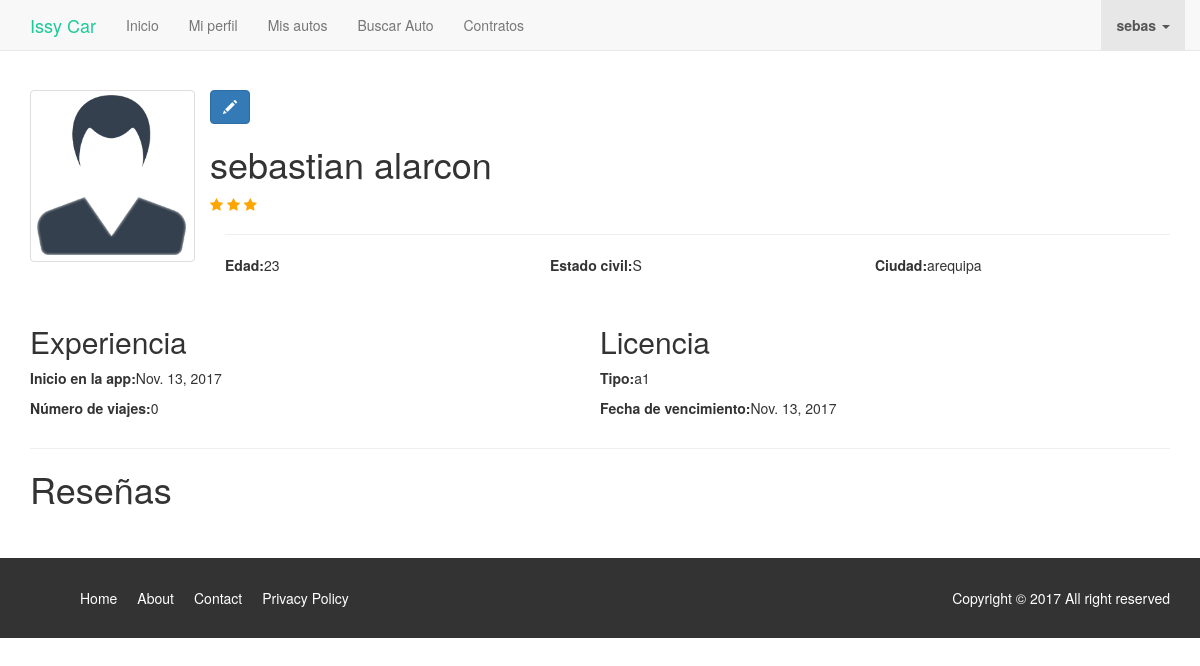
/conductor/conductor_info/ (signed in), run on an earlier commit of the app's database.
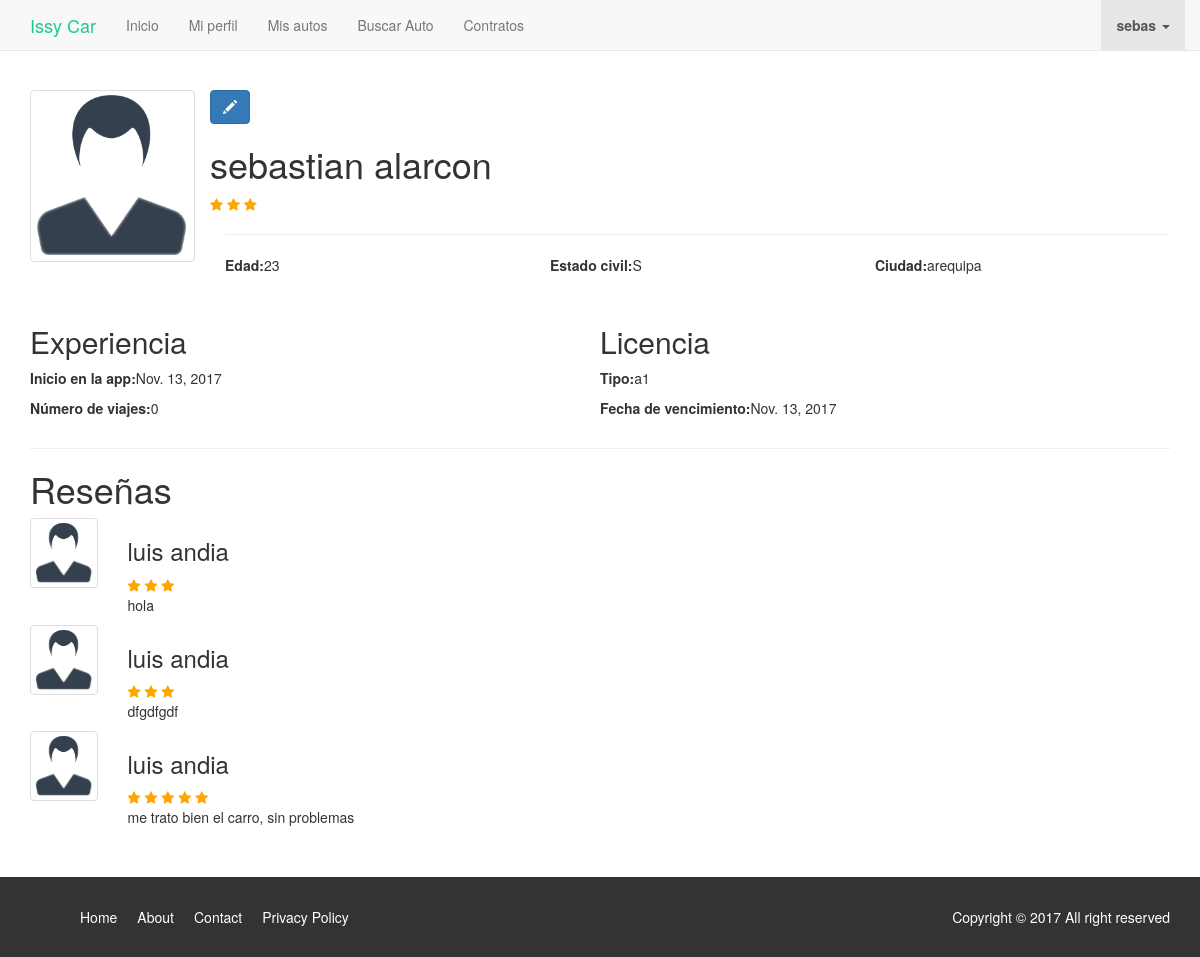
And on a later commit of the database.
### auto/models.py (models this page shows, shortened)
class Reviews(models.Model):
	contrato=models.ForeignKey(Contrato,null=True)
	comment = models.TextField(null=True)
	rating = models.IntegerField(null=False)

class Contrato(models.Model):
	User_alquila=models.ForeignKey("auth.User",null=True,related_name="user_alquila")
	User_contrata=models.ForeignKey("auth.User",null=True,related_name="user_contrata")
	auto =models.ForeignKey(Auto,null=True,related_name="auto_contrata")
	hired_status=models.CharField(max_length = 1, choices = HIRED_STATUS,
	null = False, default = HIRED_STATUS[0][0])

### conductor/models.py (models this page shows, shortened)
class Conductor(models.Model):
	user = models.OneToOneField("auth.User")
	nombre = models.CharField(max_length=264,blank=False,null=False)
	apellido = models.CharField(max_length=264,blank=False,null=False)
	estrellas = models.IntegerField(default=0,blank=False,null=False)
	estado = models.CharField(max_length=20)
	edad = models.IntegerField(blank=False,null=False)
	estado_civil = models.CharField(max_length = 1, choices = ESTADO_CIVIL, blank = False,
	null = False, default = ESTADO_CIVIL[0][0])
	ciudad = models.CharField(max_length=50,blank=False,null=False)
	inicio_app = models.DateField(default=datetime.date.today,blank=False,null=False)
	total_viajes = models.IntegerField(default=0,blank=False,null=False)
	tipo_licencia = models.CharField(max_length=8,blank=False,null=False)
	vencimiento_licencia = models.DateField(blank=False,null=False)
	telefono = models.IntegerField(blank=False,null=False)

### conductor/views.py (the view)
def ConductorInfo(request):
	try:
		conductor = Conductor.objects.get(user=request.user)
		reviews = Reviews.objects.filter(contrato__User_contrata=request.user)
		print (reviews)
	except Conductor.DoesNotExist:
		conductor =None
	return render(request,'conductor/conductor_info.html',{'conductor':conductor,'reviews':reviews})

### conductor/templates/conductor/conductor_info.html
{% extends "../base.html"%}
{% load staticfiles %}
{% block content %}
<section class="conductor-info">
    <div class="container">
        <div class="row">
            <div class="col-md-2">
                <img src="{% static 'img/icon-male.png' %}" class="img-thumbnail">
            </div>
            <div class="col-md-10">
                <div class="row">
                    {% if user.is_authenticated %}
                    {% if conductor %}
                    <a class="btn btn-primary" href="{% url 'conductor:perfil_edit' pk=user.conductor.id %}">
                        <span class="glyphicon glyphicon-pencil"></span>
                    </a>
                    {% else%}
                    <a class="btn btn-success" href="{% url 'conductor:perfil_crear' %}">
                        <span class="glyphicon glyphicon-pencil"></span>
                    </a>
                    {%endif%}
                    {% endif%}
                </div>
                <div class = "row">
                    <h1>{{conductor.nombre}} {{conductor.apellido}}</h1>
                </div>
                <div class = "row">
                    <span class="fa fa-star checked"></span>
                    <span class="fa fa-star checked"></span>
                    <span class="fa fa-star checked"></span>
                </div>
                <hr>
                <div class = "row">
                    <div class="col-md-4">
                      <p><strong>Edad:</strong>{{conductor.edad}}</p>
                  </div>
                  <div class="col-md-4">
                      <p><strong>Estado civil:</strong>{{conductor.estado_civil}}</p>
                  </div>
                  <div class="col-md-4">
                      <p><strong>Ciudad:</strong>{{conductor.ciudad}}</p>
                  </div>
              </div>
          </div>
      </div>
      <div class="row">
        <div class="col-md-6">
            <h2>Experiencia</h2>
            <p><strong>Inicio en la app:</strong>{{conductor.inicio_app}}</p>
            <p><strong>Número de viajes:</strong>{{conductor.total_viajes}}</p>
        </div>
        <div class="cold-md-6">
            <h2>Licencia</h2>
            <p><strong>Tipo:</strong>{{conductor.tipo_licencia}}</p>
            <p><strong>Fecha de vencimiento:</strong>{{conductor.vencimiento_licencia}}</p>
        </div>
    </div>
    <hr>
    <h1> Reseñas</h1>
{%for review in reviews %}
{% include "conductor/_review.html"%}
{%endfor%}
</section>
{% endblock %}

### conductor/templates/conductor/_review.html
{% load staticfiles%}
    <div class="row">
        <div class="col-md-1">
            <img src="{% static 'img/icon-male.png' %}" class="img-thumbnail">
        </div>
        <div class="col-md-11">
            <h3>{{review.contrato.User_alquila.conductor.nombre}} {{review.contrato.User_alquila.conductor.apellido}}</h3>
            {% for x in ""|ljust:review.rating %}
            <span class="fa fa-star checked"></span>
            {%endfor%}
            <p>{{review.comment}}</p>
        </div>
    </div>

What changed in the data, as far as the page shows it:
added Reviews: contrato.User_alquila.conductor.nombre "luis", contrato.User_alquila.conductor.apellido "andia", rating 3 (drawn), comment "hola"
added Reviews: contrato.User_alquila.conductor.nombre "luis", contrato.User_alquila.conductor.apellido "andia", rating 3 (drawn), comment "dfgdfgdf"
added Reviews: contrato.User_alquila.conductor.nombre "luis", contrato.User_alquila.conductor.apellido "andia", rating 5 (drawn), comment "me trato bien el carro, sin problemas"
